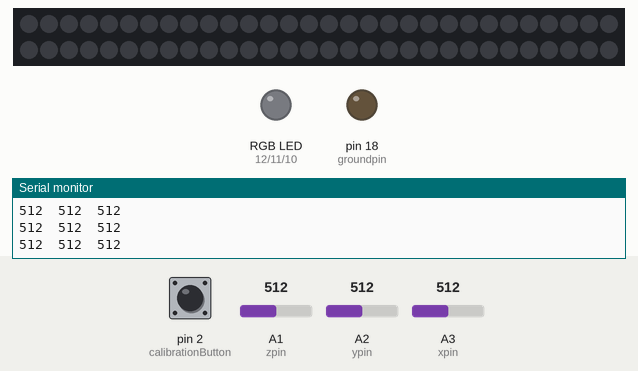
Simulated run of this sketch. Board: Arduino Uno, built with avr-gcc and run on an emulated ATmega328P. Parts: 60 RGB LEDs in strip order, left to right, continuing on the next row, an RGB LED mixed from three pins (HIGH = lit), output pins drawn as LEDs (lit = HIGH), the last lines printed to the serial monitor. The inputs (shaded band) are chosen by the test bench; at power-on: pin 2 (calibrationButton) HIGH, A1 (zpin) = 512, A2 (ypin) = 512, A3 (xpin) = 512. Pins used as bus, display or sensor lines are not drawn.

Above: at 1.2 s.
1.3 s: pin 2 (calibrationButton) pulled LOW for 0.15 s
At 3.6 s:
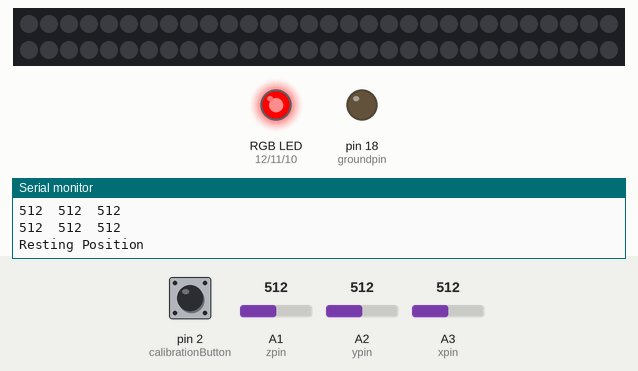
At 8.8 s:
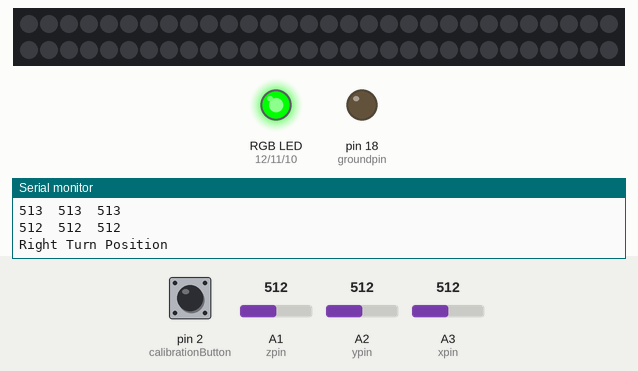
12.8 s: pin 2 (calibrationButton) pulled LOW for 3.2 s
At 26.54 s:
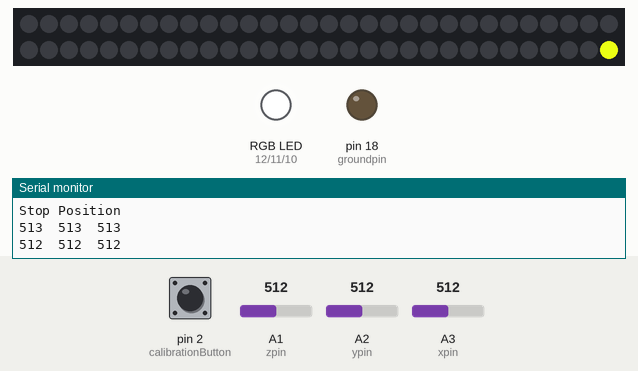
Timing chart, 0 to 28.0 s (numbered marks = the images above; inputs shaded):
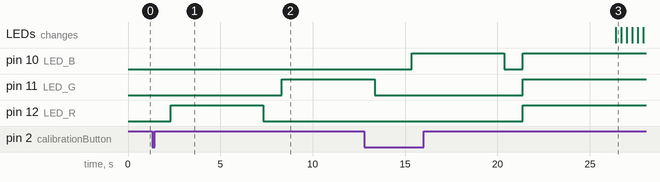

Measured:
- after the input at 1.3 s, pin 11 (LED_G): LOW → HIGH after 7.0 s; pin 12 (LED_R): LOW → HIGH after 1.0 s, → LOW 5.0 s later
- after the input at 12.8 s, pin 12 (LED_R): LOW → HIGH after 8.6 s instead of 7.6 s

The sketch:

LightWear_LeftHandGestures.ino
```cpp
//Variables for the accelerometer
const int groundpin = 18;             // ground
const int powerpin = 19;              // voltage
const int xpin = A3;                  // x-axis
const int ypin = A2;                  // y-axis
const int zpin = A1;                  // z-axis

//Inclusion of the adafruit neopixel library
#include <Adafruit_NeoPixel.h>
#ifdef __AVR__
#include <avr/power.h>
#endif

//Decleration for two different strip light possibitlies
#define PIN 6
#define PIN2 5

//Declaration for two different strip light possibiltiies
Adafruit_NeoPixel strip = Adafruit_NeoPixel(60, PIN, NEO_GRB + NEO_KHZ800);
Adafruit_NeoPixel strip2 = Adafruit_NeoPixel(29, PIN2, NEO_GRB + NEO_KHZ800);

//Declares pins for RGB light
#define LED_R 12
#define LED_G 11
#define LED_B 10
//Declare pin for callibration button
#define calibrationButton 2

//Arrays for the different hand gestures to trigger light blinkers
int restingPosition[3];
int leftRightTurn[3], leftLeftTurn[3], leftSlow[3];
int rightRightTurn[3], rightLeftTurn[3], rightSlow[3];

//Pirmary variable to get raw data from accelerometer
int xAxis, yAxis, zAxis;

//Maximum ammount for the average getter
const int numReadings = 11;
//Variable for where in the avarege index the reader is at
int readIndex = 0;
//Variable for recording rhe total amount for each axis recorded
int totalX = 0, totalY = 0, totalZ = 0;
//Array for storing values to create an average
int storedX[numReadings], storedY[numReadings], storedZ[numReadings];
//average value for each axis
int averageX, averageY, averageZ;

//Bool waiting for button to be pressed
bool startCalibration = false;
//Margin of error for detecting a trigger for a light blinker
int marginError = 30;

//Variables for recording time
unsigned long currentTime, timePassed;
bool timeAchieved = false;
bool resetTime = false;

void setup() {
  Serial.begin(9600);

#if defined (__AVR_ATtiny85__)
  if (F_CPU == 16000000) clock_prescale_set(clock_div_1);
#endif
  //End of trinket special code

  //Starts the LED in a off setting
  strip.begin();
  strip.show();

  //Sets the ground and power pin as outpit
  pinMode(groundpin, OUTPUT);
  pinMode(powerpin, OUTPUT);

  //Sets the button as input
  pinMode(calibrationButton, INPUT);

  //Sets ground to low and power to high for current control
  digitalWrite(groundpin, LOW);
  digitalWrite(powerpin, HIGH);

  //Sets each level of rgb led as output
  pinMode(LED_R, OUTPUT);
  pinMode(LED_G, OUTPUT);
  pinMode(LED_B, OUTPUT);
}

void loop() {
  //Sets x,y,z axis to the problem acceleromete pins
  xAxis = analogRead(xpin);
  yAxis = analogRead(ypin);
  zAxis = analogRead(zpin);

  //Test function to test led light functionality
  //justRed(strip.Color(255, 0, 0), 1000); // yellow

  //stopLight(strip.Color(255, 0, 0), 1000); // yellow
  //stopLight(strip.Color(0, 0, 0), 1000); // yellow

  //colorWipe(strip.Color(200, 255, 20), 5); // yellow
  //colorWipe(strip.Color(0, 0, 0), 5); // yellow

  //colorWipe(strip2.Color(235, 255, 20), 5); // yellow
  //colorWipe(strip2.Color(0, 0, 0), 5); // yellow

  //alteredTurn(strip.Color(200, 255, 20), 5); // yellow
  //alteredTurn(strip.Color(0, 0, 0), 5); // yellow

  //Functions that get the average axis and comntrols the input
  averageAxis();
  inputManager();

  //condition that only allows button calibration, after blinkers can be initiated
  if (startCalibration == true) {
    axisCalibration();
  } else {
    activateLight();
  }

  //print the sensor values:
  Serial.print(averageX);
  //print a tab between values:
  Serial.print("\t");
  Serial.print(averageY);
  //print a tab between values:
  Serial.print("\t");
  Serial.print(averageZ);
  Serial.println();
  //delay before next reading:
  //delay(1000);
}

//Function that gets an overall average of each axis to avoid twittering functions
void averageAxis() {
  //Takes the current index to array and substracts it from its associated total
  totalX = totalX - storedX[readIndex];
  totalY = totalY - storedY[readIndex];
  totalZ = totalZ - storedZ[readIndex];

  //Sets current index to array as a value from the accelerometer
  storedX[readIndex] = analogRead(xpin);
  storedY[readIndex] = analogRead(ypin);
  storedZ[readIndex] = analogRead(zpin);

  //Takes the total and adds the current index array value
  totalX = totalX + storedX[readIndex];
  totalY = totalY + storedY[readIndex];
  totalZ = totalZ + storedZ[readIndex];

  //Adds to the index
  readIndex = readIndex + 1;
  //Condition that sets index to zero once it reaches its maximum allowed established by numReadings
  if (readIndex >= numReadings) {
    readIndex = 0;
  }
  //Sets the average by taking the total and dividing by numReadings
  averageX = totalX / numReadings;
  averageY = totalY / numReadings;
  averageZ = totalZ / numReadings;

  //Prototype average getter, but the nature of a for loop made it slow and clunky
  /*for (int i = 0; i <= 20; i++) {
    storedX[i] = analogRead(xpin);
    storedY[i] = analogRead(ypin);
    storedZ[i] = analogRead(zpin);

    averageX = (storedX[0] + storedX[1] + storedX[2] + storedX[3] + storedX[4] + storedX[5] + storedX[6] + storedX[7]
                + storedX[8] + storedX[9] + storedX[10] + storedX[11] + storedX[12] + storedX[13] + storedX[14] + storedX[15]
                + storedX[16] + storedX[17] + storedX[18] + storedX[19]) / 19;
    averageY = (storedY[0] + storedY[1] + storedY[2] + storedY[3] + storedY[4] + storedY[5] + storedY[6] + storedY[7]
                + storedY[8] + storedY[9] + storedY[10] + storedY[11] + storedY[12] + storedY[13] + storedY[14] + storedY[15]
                + storedY[16] + storedY[17] + storedY[18] + storedY[19]) / 19;
    averageZ = (storedZ[0] + storedZ[1] + storedZ[2] + storedZ[3] + storedZ[4] + storedZ[5] + storedZ[6] + storedZ[7]
                + storedZ[8] + storedZ[9] + storedZ[10] + storedZ[11] + storedZ[12] + storedZ[13] + storedZ[14] + storedZ[15]
                + storedZ[16] + storedZ[17] + storedZ[18] + storedZ[19]) / 19;
    if (i >= 20) {
      i = 0;
      }
    }*/
}

//Function that activates blinkers depeneding on hand gestures established by axisCalibration
void activateLight() {
  //Coindition that checks that the accelerometer values are equal to axisCalibration
  if (averageX + marginError > leftRightTurn[0] && averageX - marginError < leftRightTurn[0] &&
      averageY + marginError > leftRightTurn[1] && averageY - marginError < leftRightTurn[1] &&
      averageZ + marginError > leftRightTurn[2] && averageZ - marginError < leftRightTurn[2]) {
    //Plays the alteredturn function
    alteredTurn(strip.Color(235, 255, 20), 5); // yellow
    alteredTurn(strip.Color(0, 0, 0), 5); // yellow
    //delay(1500);
    /*if (resetTime == false) {
      startTimer();
      resetTime = true;
      }
      if (timeAchieved == false) {
      checkTimer(1500);
      }*/
    //Coindition that checks that the accelerometer values are equal to axisCalibration
  } else if (averageX + marginError > leftLeftTurn[0] && averageX - marginError < leftLeftTurn[0] &&
             averageY + marginError > leftLeftTurn[1] && averageY - marginError < leftLeftTurn[1] &&
             averageZ + marginError > leftLeftTurn[2] && averageZ - marginError < leftLeftTurn[2]) {
    //Plays the colorWipe function
    colorWipe(strip.Color(235, 255, 220), 10); // yellow
    colorWipe(strip.Color(0, 0, 0), 10); // yellow
    //delay(1500);
    //Coindition that checks that the accelerometer values are equal to axisCalibration
  } else if (averageX + marginError > leftSlow[0] && averageX - marginError < leftSlow[0] &&
             averageY + marginError > leftSlow[1] && averageY - marginError < leftSlow[1] &&
             averageZ + marginError > leftSlow[2] && averageZ - marginError < leftSlow[2]) {
    //Plays the stopLight function
    stopLight(strip.Color(255, 0, 0), 1000); // yellow
    stopLight(strip.Color(0, 0, 0), 1000); // yellow
    //delay(1500);
  } else {
    //Sets LED's to low
    digitalWrite(LED_R, LOW);
    digitalWrite(LED_G, LOW);
    digitalWrite(LED_B, LOW);
    //delay(1500);
  }
}

//Function that starts a timer
void startTimer() {
  //Sets currentTime to the current value of millis()
  currentTime = millis();
  //Serial.println(currentTime);
}

//function that checks the timer and compared it to targetTime.
void checkTimer(int targetTime) {
  //Sets timePassed according to millis() minus currentTime
  timePassed = millis() - currentTime;
  Serial.println(timePassed);
  if (timePassed > targetTime) {
    Serial.println("achieved");
    //Sets currentTime to millis to reset values
    currentTime = millis();
    //Sets timeAchieved to true to signifie the value has reached its goal.
    timeAchieved = true;
  }
}

//Function that allows the button to control values
void inputManager() {
  digitalWrite(calibrationButton, HIGH);
  //If the button is pressed calibration will start
  if (digitalRead(calibrationButton) == LOW) {
    startCalibration = true;
    //Serial.println("HI");
    delay(1000);
  }
}

// Fill the LEDs one after the other with a color
void colorWipe(uint32_t c, uint8_t wait) {
  for (uint16_t i = 0; i < strip.numPixels(); i++) {
    //averageAxis();
    //Condition that checks the value of i
    if (i > - 59) {
      colorWipe(strip.Color(210, 0, 20), 15); // yellow
      //averageAxis();
    }
    //Sets each LED to the correct color value
    strip.setPixelColor(i, c);
    //Acitvates the LED
    strip.show();
    //Sets delay established in the function line
    delay(wait);
  }
}

// Fill the LEDs one after the other with a color in reverse
void alteredTurn(uint32_t c, uint8_t wait) {
  {
    //Loop that progressively turns on each LED on the street.
    for (uint16_t i = strip.numPixels(); i > 1; i--) {
      //averageAxis();
      //Sets each LED to the correct color value
      strip.setPixelColor(i, c);
      //Acitvates the LED
      strip.show();
      //Sets delay established in the function line
      delay(wait);
    }
  }
}

// Fill the dots one after the other with a color
void stopLight(uint32_t c, uint8_t wait) {
  for (uint16_t i = 0; i < strip.numPixels(); i++) {
    averageAxis();
    //Sets each LED to the correct color value
    strip.setPixelColor(i, c);
    //Acitvates the LED
    strip.show();
  }
  //Sets delay established in the function line
  delay(wait);
}

// Fill the dots one after the other with a color
void justRed(uint32_t c, uint8_t wait) {
  for (uint16_t i = 0; i < strip.numPixels(); i++) {
    //Sets each LED to the correct color value
    strip.setPixelColor(i, c);
    //Acitvates the LED
    strip.show();
  }
}

// Input a value 0 to 255 to get a color value.
// The colours are a transition r - g - b - back to r.
uint32_t Wheel(byte WheelPos) {
  WheelPos = 255 - WheelPos;
  if (WheelPos < 85) {
    return strip.Color(255 - WheelPos * 3, 0, WheelPos * 3);
  }
  if (WheelPos < 170) {
    WheelPos -= 85;
    return strip.Color(0, WheelPos * 3, 255 - WheelPos * 3);
  }
  WheelPos -= 170;
  return strip.Color(WheelPos * 3, 255 - WheelPos * 3, 0);
}

// Input a value 0 to 255 to get a color value.
// The colours are a transition r - g - b - back to r.
uint32_t Wheell(byte WheelPoss) {
  WheelPoss = 255 - WheelPoss;
  if (WheelPoss < 85) {
    return strip2.Color(255 - WheelPoss * 3, 0, WheelPoss * 3);
  }
  if (WheelPoss < 170) {
    WheelPoss -= 85;
    return strip2.Color(0, WheelPoss * 3, 255 - WheelPoss * 3);
  }
  WheelPoss -= 170;
  return strip2.Color(WheelPoss * 3, 255 - WheelPoss * 3, 0);
}
```

axisCalibration.ino
```cpp
//Variable for the the average axis value for x,y, and z
unsigned long averageCalibrationX, averageCalibrationY, averageCalibrationZ;
//Variable that establishes which position is being calibrated
int calibrationRound = 0;

//Function that calibrates hand gestures from the accelerometer
void axisCalibration() {
  //Amount of values to establish the average
  int leength = 50;
  if (calibrationRound == 0) {
    //Light cue showing that values are being averaged
    digitalWrite(LED_R, HIGH);
    digitalWrite(LED_G, LOW);
    digitalWrite(LED_B, LOW);
    Serial.println("Resting Position");

    //Loop that takes all the values and makes a sum out of them
    for (int i = 0; i < leength; i++) {
      averageCalibrationX += analogRead(xpin);
      averageCalibrationY += analogRead(ypin);
      averageCalibrationZ += analogRead(zpin);
      delay(100);
    }
    //take the sum values and averages them out
    restingPosition[0] = averageCalibrationX / leength + 1;
    restingPosition[1] = averageCalibrationY / leength + 1;
    restingPosition[2] = averageCalibrationZ / leength + 1;

    //Prints the x, y, and z value for visual confirmation
    Serial.print(restingPosition[0]);
    Serial.print("\t");
    Serial.print(restingPosition[1]);
    Serial.print("\t");
    Serial.print(restingPosition[2]);
    Serial.println();

    //Resets the averages for the next round
    averageCalibrationX = 0;
    averageCalibrationY = 0;
    averageCalibrationZ = 0;

    //Visual cue showing that values are no longer being taken in
    digitalWrite(LED_R, LOW);
    digitalWrite(LED_G, LOW);
    digitalWrite(LED_B, LOW);
    //pauses for 1 second
    delay(1000);

    //Adds to the variable allowing for the process to continue
    calibrationRound++;
  } else if (calibrationRound == 1) {
    //Light cue showing that values are being averaged
    digitalWrite(LED_R, LOW);
    digitalWrite(LED_G, HIGH);
    digitalWrite(LED_B, LOW);
    Serial.println("Right Turn Position");

    //Loop that takes all the values and makes a sum out of them
    for (int i = 0; i < leength; i++) {
      averageCalibrationX += analogRead(xpin);
      averageCalibrationY += analogRead(ypin);
      averageCalibrationZ += analogRead(zpin);
      delay(100);
    }

    //take the sum values and averages them out
    leftRightTurn[0] = averageCalibrationX / leength + 1;
    leftRightTurn[1] = averageCalibrationY / leength + 1;
    leftRightTurn[2] = averageCalibrationZ / leength + 1;

    //Prints the x, y, and z value for visual confirmation
    Serial.print(leftRightTurn[0]);
    Serial.print("\t");
    Serial.print(leftRightTurn[1]);
    Serial.print("\t");
    Serial.print(leftRightTurn[2]);
    Serial.println();

    //Resets the averages for the next round
    averageCalibrationX = 0;
    averageCalibrationY = 0;
    averageCalibrationZ = 0;

    //Visual cue showing that values are no longer being taken in
    digitalWrite(LED_R, LOW);
    digitalWrite(LED_G, LOW);
    digitalWrite(LED_B, LOW);
    delay(1000);

    //Adds to the variable allowing for the process to continue
    calibrationRound++;
  }  else if (calibrationRound == 2) {
    //Light cue showing that values are being averaged
    digitalWrite(LED_R, LOW);
    digitalWrite(LED_G, LOW);
    digitalWrite(LED_B, HIGH);
    Serial.println("Left Turn Position");

    //Loop that takes all the values and makes a sum out of them
    for (int i = 0; i < leength; i++) {
      averageCalibrationX += analogRead(xpin);
      averageCalibrationY += analogRead(ypin);
      averageCalibrationZ += analogRead(zpin);
      delay(100);
    }

    //take the sum values and averages them out
    leftLeftTurn[0] = averageCalibrationX / leength + 1;
    leftLeftTurn[1] = averageCalibrationY / leength + 1;
    leftLeftTurn[2] = averageCalibrationZ / leength + 1;

    //Prints the x, y, and z value for visual confirmation
    Serial.print(leftLeftTurn[0]);
    Serial.print("\t");
    Serial.print(leftLeftTurn[1]);
    Serial.print("\t");
    Serial.print(leftLeftTurn[2]);
    Serial.println();

    //Resets the averages for the next round
    averageCalibrationX = 0;
    averageCalibrationY = 0;
    averageCalibrationZ = 0;

    //Visual cue showing that values are no longer being taken in
    digitalWrite(LED_R, LOW);
    digitalWrite(LED_G, LOW);
    digitalWrite(LED_B, LOW);
    delay(1000);

    //Adds to the variable allowing for the process to continue
    calibrationRound++;
  } else if (calibrationRound == 3) {
    //Light cue showing that values are being averaged
    digitalWrite(LED_R, HIGH);
    digitalWrite(LED_G, HIGH);
    digitalWrite(LED_B, HIGH);
    Serial.println("Stop Position");

    //Loop that takes all the values and makes a sum out of them
    for (int i = 0; i < leength; i++) {
      averageCalibrationX += analogRead(xpin);
      averageCalibrationY += analogRead(ypin);
      averageCalibrationZ += analogRead(zpin);
      delay(100);
    }

    //take the sum values and averages them out
    leftSlow[0] = averageCalibrationX / leength + 1;
    leftSlow[1] = averageCalibrationY / leength + 1;
    leftSlow[2] = averageCalibrationZ / leength + 1;

    //Prints the x, y, and z value for visual confirmation
    Serial.print(leftSlow[0]);
    Serial.print("\t");
    Serial.print(leftSlow[1]);
    Serial.print("\t");
    Serial.print(leftSlow[2]);
    Serial.println();

    //Resets the averages for the next round
    averageCalibrationX = 0;
    averageCalibrationY = 0;
    averageCalibrationZ = 0;

    //Adds to the variable allowing for the process to continue
    calibrationRound++;
    //Bool that establishes that calibration is over, allowing blinkers to function
    startCalibration = false;
  } else {
    //Visual cue showing that values are no longer being taken in
    digitalWrite(LED_R, LOW);
    digitalWrite(LED_G, LOW);
    digitalWrite(LED_B, LOW);
  }
}
```
